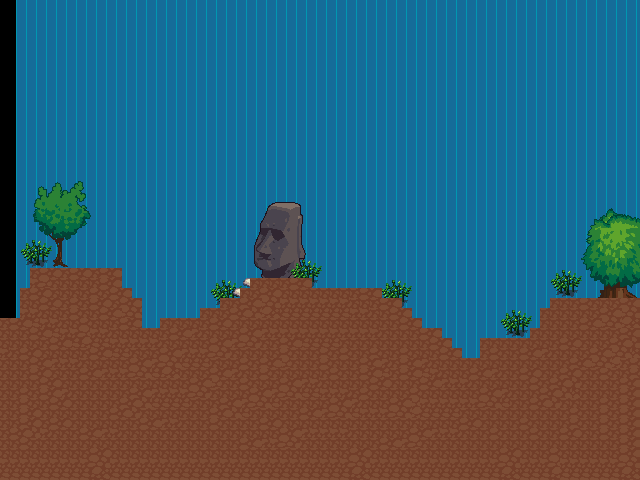

Rendered tile map (Tiled .tmx) drawn with the repository's tilesets; below, a short description and the map source with its tile grids summarised:
An orthogonal 64x48 tile map with 10x10 px tiles, 2 tile layers (Tile Layer 2, Tile Layer 1) and 1 object.

<map version="1.9" tiledversion="1.9.2" orientation="orthogonal" renderorder="right-down" width="64" height="48" tilewidth="10" tileheight="10" infinite="0" nextlayerid="4" nextobjectid="2">
 <tileset firstgid="1" source="terrain_atlas.tsx" />
 <layer id="2" name="Tile Layer 2" width="64" height="48">
  <data>[3072 cells, 3072 non-empty, 1 distinct tile ids]</data>
 </layer>
 <layer id="1" name="Tile Layer 1" width="64" height="48">
  <data>[3072 cells, 605 non-empty, 27 distinct tile ids]</data>
 </layer>
 <objectgroup id="3" name="Object Layer 1">
  <object id="1" x="0.666667" y="318.667">
   <polygon points="0,0 16,2 17.3333,-30.6667 28,-30 27.3333,-50.6667 115.333,-51.3333 121.333,-53.3333 121.333,-32 128,-33.3333 128.667,-22.6667 140,-18.6667 140.667,12 157.333,12 157.333,-4 197.333,-2 197.333,-10 216,-11.3333 215.333,-22 240,-21.3333 245.333,-32.6667 257.333,-39.3333 274,-39.3333 290.667,-39.3333 298,-39.3333 302,-39.3333 304,-39.3333 306,-38 314,-38 314,-32.6667 324.667,-30.6667 378,-31.3333 382.667,-18.6667 402.667,-18.6667 402.667,-12 410.667,-8 413.333,-2.66667 420,1.33333 422,9.33333 440.667,10.6667 444,20.6667 448.667,20.6667 459.333,31.3333 462,38.6667 484,38.6667 479.333,22 523.333,23.3333 526.667,8 536,8 538,-10.6667 546,-10.6667 548.667,-20.6667 638,-22 640.667,160.667 -0.666667,160.667" />
  </object>
 </objectgroup>
</map>
